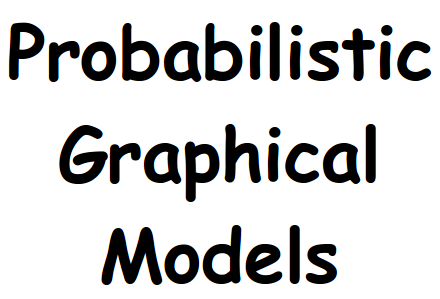
#> input picture NMF/input.png, 440 x 299 px
$ python denoise2.py
#> lines starting #> are read from the running program, lines starting #| are printed output that depends on the picture; after the words box and inside, x2 and y2 are one past the last pixel; in counts of white or black regions, pixels touching at a corner belong together; long printed decimals are rounded
# 做兼容的
from __future__ import print_function
import numpy as np
# 处理图片的
from PIL import Image
# 系统变量，接收命令行传递的值
import sys
from argparse import ArgumentParser, ArgumentDefaultsHelpFormatter

"""
一个使用概率图模型对图片进行降噪的
"""


def compute_log_prob_helper(Y, i, j):
    """
    查看Y的下表是否过界，过了返回0
    :param Y:
    :param i:
    :param j:
    :return:
    """
    try:
        return Y[i][j]
    except IndexError:
        return 0


def compute_log_prob(X, Y, i, j, w_e, w_s, y_val):
    """

    :param X: 观察值
    :param Y: 为观察值
    :param i:
    :param j:
    :param w_e: 大于零的参数
    :param w_s: 大于零的参数
    :param y_val: -1 1 ？？？
    :return:
    """
    # 这是验证观测值和未观察的对比，如果相同则为正
    result = w_e * X[i][j] * y_val
    # 这是计算四个方向，计算误差？顶点对于邻近的节点具有相似性，这也算是用到了马尔可夫随机场
    result += w_s * y_val * compute_log_prob_helper(Y, i - 1, j)
    result += w_s * y_val * compute_log_prob_helper(Y, i + 1, j)
    result += w_s * y_val * compute_log_prob_helper(Y, i, j - 1)
    result += w_s * y_val * compute_log_prob_helper(Y, i, j + 1)
    # 概率
    return result


def denoise_image(X, w_e, w_s):
    """
    为图片矩阵降噪
    :param X:
    :param w_e:
    :param w_s:
    :return:
    """
    m, n = np.shape(X)
    # 初始化未观察参数
    Y = np.copy(X)
    max_iter = 10 * m * n
    for iter in range(max_iter):
        # 随机选择位置
        i = np.random.randint(m)
        j = np.random.randint(n)
        # 计算两个Y_ij值的对数概率，在未知真实图的数值下分别对正反例的概率进行计算。
        log_p_neg = compute_log_prob(X, Y, i, j, w_e, w_s, -1)
        log_p_pos = compute_log_prob(X, Y, i, j, w_e, w_s, 1)

        if log_p_neg > log_p_pos:
            Y[i][j] = -1
        else:
            Y[i][j] = 1
        if iter % 100000 == 0:
            print("进行中")
    return Y


def read_image_and_binarize(image_file):
    im = Image.open(image_file).convert("L")
    A = np.asarray(im).astype(int)
    A.flags.writeable = True
    # todo:128指什么？？？
    A[A < 128] = -1
    A[A >= 128] = 1
    return A


def add_noise(orig):
    A = np.copy(orig)
    for i in range(np.size(A, 0)):
        for j in range(np.size(A, 1)):
            r = np.random.rand()
            if r < 0.1:
                A[i][j] = -A[i][j]
    return A


def convert_from_matrix_and_save(M, filename, display=False):
    M[M == -1] = 0
    M[M == 1] = 255
    im = Image.fromarray(np.uint8(M))
    if display:
        im.show()
    im.save(filename)


def get_mismatched_percentage(orig_image, denoised_image):
    diff = abs(orig_image - denoised_image) / 2
    return (100.0 * np.sum(diff)) / np.size(orig_image)


def main():
    orig_image = read_image_and_binarize("input.png")
#> in read_image_and_binarize, `im = Image.open(image_file).convert("L")`:
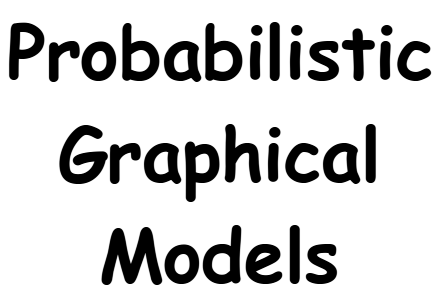
#> im: PIL image 440x299 L; min 0, max 255, mean 208.8
#> in read_image_and_binarize, `A = np.asarray(im).astype(int)`:
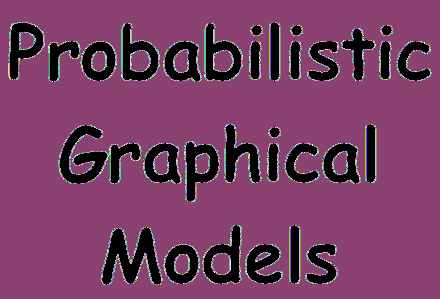
#> A: shape (299, 440) int64; 256 distinct labels, from 0 to 255; one colour per label, 0 black
#> in read_image_and_binarize, `A[A < 128] = -1`:
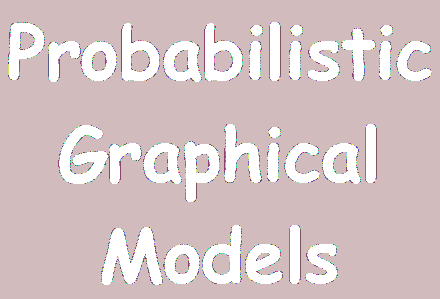
#> A: shape (299, 440) int64; 129 distinct labels, from -1 to 255; one colour per label, 0 black, -1 white
#> in read_image_and_binarize, `A[A >= 128] = 1`:
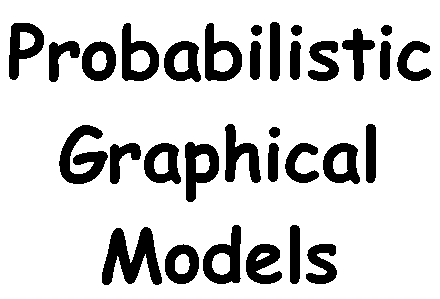
#> A: shape (299, 440) int64; values -1 (black) and 1 (white), 81.8% white; 32 black regions, largest, box (x1, y1, x2, y2) and area: (102, 227, 162, 285) 1922, (59, 125, 108, 184) 1470, (203, 225, 241, 284) 1158
    # [8 lines of commented-out code are left out]
    w_e = 8
    w_s = 10

    noisy_image = add_noise(orig_image)
#> after the loop in add_noise, `for i in range(np.size(A, 0)):`:
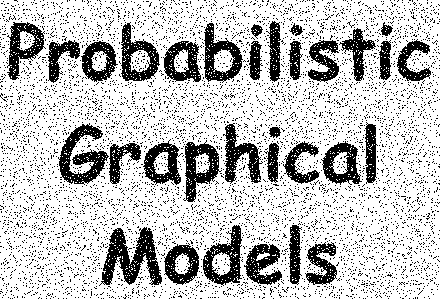
#> A: shape (299, 440) int64; values -1 (black) and 1 (white), 75.4% white; 6497 black regions (6465 under 20 px), largest, box (x1, y1, x2, y2) and area: (99, 227, 162, 286) 1772, (58, 123, 109, 185) 1385, (183, 140, 222, 202) 1086

    denoised_image = denoise_image(noisy_image, w_e, w_s)
#> the loop in denoise_image, `for iter in range(max_iter):` made 1315600 passes
#> (log_p_neg, log_p_pos) on passes 1 to 3: (12, -12), (-8, 8), (-28, 28)
#> after the loop in denoise_image, `for iter in range(max_iter):`:
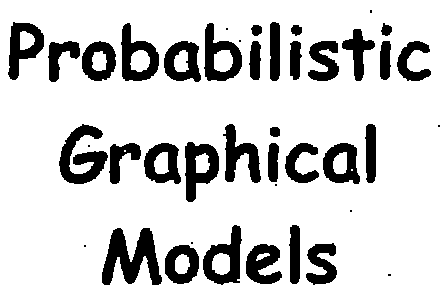
#> Y: shape (299, 440) int64; values -1 (black) and 1 (white), 81.8% white; 42 black regions (10 under 20 px), largest, box (x1, y1, x2, y2) and area: (102, 228, 162, 285) 1909, (59, 124, 108, 184) 1482, (185, 142, 219, 202) 1161
    print(get_mismatched_percentage(orig_image, denoised_image))
#> in get_mismatched_percentage, `diff = abs(orig_image - denoised_image) / 2`:
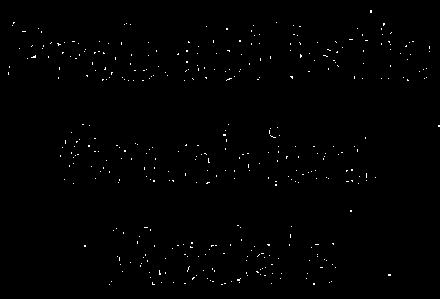
#> diff: shape (299, 440) float64; values 0 (black) and 1 (white), 0.58% white in thin lines or dots
#| 0.5777
    convert_from_matrix_and_save(orig_image, "orig_image.png", display=False)
    convert_from_matrix_and_save(noisy_image, "noisy_image.png", False)
    convert_from_matrix_and_save(denoised_image, "denoise_image.png", False)


if __name__ == '__main__':
    main()
